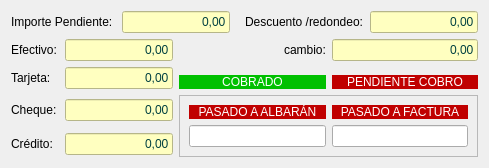
        <widget class="QWidget" name="tab_5">
         <attribute name="title">
          <string>Detalle cobro</string>
         </attribute>
         <layout class="QGridLayout" name="gridLayout_13">
          <item row="0" column="0" colspan="2">
           <widget class="QLabel" name="label_21">
            <property name="text">
             <string>Importe Pendiente:</string>
            </property>
           </widget>
          </item>
          <item row="0" column="2" colspan="2">
           <widget class="QLineEdit" name="txtrImportePendiente">
            <property name="enabled">
             <bool>false</bool>
            </property>
            <property name="styleSheet">
             <string notr="true">background-color: rgb(255, 255, 192);
color: rgb(0, 64, 64);</string>
            </property>
            <property name="text">
             <string>0,00</string>
            </property>
            <property name="alignment">
             <set>Qt::AlignRight|Qt::AlignTrailing|Qt::AlignVCenter</set>
            </property>
           </widget>
          </item>
          <item row="0" column="4">
           <spacer name="horizontalSpacer_4">
            <property name="orientation">
             <enum>Qt::Horizontal</enum>
            </property>
            <property name="sizeHint" stdset="0">
             <size>
              <width>3</width>
              <height>20</height>
             </size>
            </property>
           </spacer>
          </item>
          <item row="0" column="5" colspan="3">
           <widget class="QLabel" name="label_31">
            <property name="text">
             <string>Descuento /redondeo:</string>
            </property>
           </widget>
          </item>
          <item row="0" column="8">
           <widget class="QLineEdit" name="txtrImporteDtoRedondeo">
            <property name="enabled">
             <bool>false</bool>
            </property>
            <property name="styleSheet">
             <string notr="true">background-color: rgb(255, 255, 192);
color: rgb(0, 64, 64);</string>
            </property>
            <property name="text">
             <string>0,00</string>
            </property>
            <property name="alignment">
             <set>Qt::AlignRight|Qt::AlignTrailing|Qt::AlignVCenter</set>
            </property>
           </widget>
          </item>
          <item row="1" column="0">
           <widget class="QLabel" name="label_22">
            <property name="text">
             <string>Efectivo:</string>
            </property>
           </widget>
          </item>
          <item row="1" column="1" colspan="2">
           <widget class="QLineEdit" name="txtrImporteEfectivo">
            <property name="enabled">
             <bool>false</bool>
            </property>
            <property name="styleSheet">
             <string notr="true">background-color: rgb(255, 255, 192);
color: rgb(0, 64, 64);</string>
            </property>
            <property name="text">
             <string>0,00</string>
            </property>
            <property name="alignment">
             <set>Qt::AlignRight|Qt::AlignTrailing|Qt::AlignVCenter</set>
            </property>
           </widget>
          </item>
          <item row="1" column="3" rowspan="2" colspan="3">
           <spacer name="horizontalSpacer_3">
            <property name="orientation">
             <enum>Qt::Horizontal</enum>
            </property>
            <property name="sizeHint" stdset="0">
             <size>
              <width>97</width>
              <height>20</height>
             </size>
            </property>
           </spacer>
          </item>
          <item row="1" column="6">
           <widget class="QLabel" name="label_32">
            <property name="text">
             <string>cambio:</string>
            </property>
           </widget>
          </item>
          <item row="1" column="7" colspan="2">
           <widget class="QLineEdit" name="txtrImporteCambio">
            <property name="enabled">
             <bool>false</bool>
            </property>
            <property name="styleSheet">
             <string notr="true">background-color: rgb(255, 255, 192);
color: rgb(0, 64, 64);</string>
            </property>
            <property name="text">
             <string>0,00</string>
            </property>
            <property name="alignment">
             <set>Qt::AlignRight|Qt::AlignTrailing|Qt::AlignVCenter</set>
            </property>
           </widget>
          </item>
          <item row="2" column="0" rowspan="2">
           <widget class="QLabel" name="label_23">
            <property name="text">
             <string>Tarjeta:</string>
            </property>
           </widget>
          </item>
          <item row="2" column="1" rowspan="2" colspan="2">
           <widget class="QLineEdit" name="txtrImporteTarjeta">
            <property name="enabled">
             <bool>false</bool>
            </property>
            <property name="styleSheet">
             <string notr="true">background-color: rgb(255, 255, 192);
color: rgb(0, 64, 64);</string>
            </property>
            <property name="text">
             <string>0,00</string>
            </property>
            <property name="alignment">
             <set>Qt::AlignRight|Qt::AlignTrailing|Qt::AlignVCenter</set>
            </property>
           </widget>
          </item>
          <item row="3" column="3" colspan="4">
           <widget class="QLabel" name="lblCobrado">
            <property name="styleSheet">
             <string notr="true">background-color: rgb(0, 192, 0);
color: rgb(255, 255, 255);</string>
            </property>
            <property name="text">
             <string>COBRADO</string>
            </property>
            <property name="alignment">
             <set>Qt::AlignCenter</set>
            </property>
           </widget>
          </item>
          <item row="3" column="7" colspan="2">
           <widget class="QLabel" name="lblPendienteCobro">
            <property name="styleSheet">
             <string notr="true">background-color: rgb(192, 0, 0);
color: rgb(255, 255, 255);</string>
            </property>
            <property name="text">
             <string>PENDIENTE COBRO</string>
            </property>
            <property name="alignment">
             <set>Qt::AlignCenter</set>
            </property>
           </widget>
          </item>
          <item row="4" column="0">
           <widget class="QLabel" name="label_24">
            <property name="text">
             <string>Cheque:</string>
            </property>
           </widget>
          </item>
          <item row="4" column="1" colspan="2">
           <widget class="QLineEdit" name="txtrImporteCheque">
            <property name="enabled">
             <bool>false</bool>
            </property>
            <property name="styleSheet">
             <string notr="true">background-color: rgb(255, 255, 192);
color: rgb(0, 64, 64);</string>
            </property>
            <property name="text">
             <string>0,00</string>
            </property>
            <property name="alignment">
             <set>Qt::AlignRight|Qt::AlignTrailing|Qt::AlignVCenter</set>
            </property>
           </widget>
          </item>
          <item row="4" column="3" rowspan="2" colspan="6">
           <widget class="QFrame" name="frame_7">
            <property name="frameShape">
             <enum>QFrame::StyledPanel</enum>
            </property>
            <property name="frameShadow">
             <enum>QFrame::Raised</enum>
            </property>
            <layout class="QGridLayout" name="gridLayout_14">
             <item row="0" column="0">
              <widget class="QLabel" name="lblPasadoAlbaran">
               <property name="styleSheet">
                <string notr="true">background-color: rgb(192, 0, 0);
color: rgb(255, 255, 255);</string>
               </property>
               <property name="text">
                <string>PASADO A ALBARÁN</string>
               </property>
               <property name="alignment">
                <set>Qt::AlignCenter</set>
               </property>
              </widget>
             </item>
             <item row="0" column="1">
              <widget class="QLabel" name="lblPasadoFactura">
               <property name="styleSheet">
                <string notr="true">background-color: rgb(192, 0, 0);
color: rgb(255, 255, 255);</string>
               </property>
               <property name="text">
                <string>PASADO A FACTURA</string>
               </property>
               <property name="alignment">
                <set>Qt::AlignCenter</set>
               </property>
              </widget>
             </item>
             <item row="1" column="0">
              <widget class="QLineEdit" name="lineEdit_4"/>
             </item>
             <item row="1" column="1">
              <widget class="QLineEdit" name="lineEdit_5"/>
             </item>
            </layout>
           </widget>
          </item>
          <item row="5" column="0">
           <widget class="QLabel" name="label_30">
            <property name="text">
             <string>Crédito:</string>
            </property>
           </widget>
          </item>
          <item row="5" column="1" colspan="2">
           <widget class="QLineEdit" name="txtrImporteCredito">
            <property name="enabled">
             <bool>false</bool>
            </property>
            <property name="styleSheet">
             <string notr="true">background-color: rgb(255, 255, 192);
color: rgb(0, 64, 64);</string>
            </property>
            <property name="text">
             <string>0,00</string>
            </property>
            <property name="alignment">
             <set>Qt::AlignRight|Qt::AlignTrailing|Qt::AlignVCenter</set>
            </property>
           </widget>
          </item>
         </layout>
        </widget>
